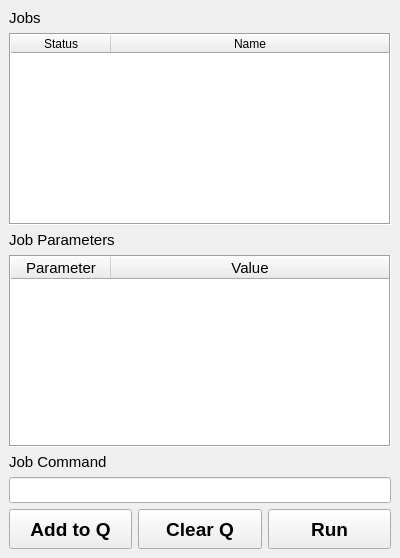
  <widget class="QDockWidget" name="dockWidget">
   <property name="minimumSize">
    <size>
     <width>400</width>
     <height>346</height>
    </size>
   </property>
   <property name="maximumSize">
    <size>
     <width>400</width>
     <height>524287</height>
    </size>
   </property>
   <property name="features">
    <set>QDockWidget::DockWidgetFloatable|QDockWidget::DockWidgetVerticalTitleBar</set>
   </property>
   <property name="allowedAreas">
    <set>Qt::RightDockWidgetArea</set>
   </property>
   <property name="windowTitle">
    <string>Mapping Queue</string>
   </property>
   <attribute name="dockWidgetArea">
    <number>2</number>
   </attribute>
   <widget class="QWidget" name="dockWidgetContents">
    <layout class="QVBoxLayout" name="verticalLayout_2">
     <item>
      <widget class="QLabel" name="label_12">
       <property name="font">
        <font>
         <pointsize>11</pointsize>
        </font>
       </property>
       <property name="text">
        <string>Jobs</string>
       </property>
      </widget>
     </item>
     <item>
      <widget class="QTableWidget" name="jobs_table">
       <property name="frameShape">
        <enum>QFrame::Box</enum>
       </property>
       <property name="editTriggers">
        <set>QAbstractItemView::NoEditTriggers</set>
       </property>
       <property name="alternatingRowColors">
        <bool>true</bool>
       </property>
       <property name="selectionMode">
        <enum>QAbstractItemView::SingleSelection</enum>
       </property>
       <property name="selectionBehavior">
        <enum>QAbstractItemView::SelectRows</enum>
       </property>
       <property name="iconSize">
        <size>
         <width>48</width>
         <height>48</height>
        </size>
       </property>
       <property name="rowCount">
        <number>0</number>
       </property>
       <property name="columnCount">
        <number>2</number>
       </property>
       <attribute name="horizontalHeaderVisible">
        <bool>true</bool>
       </attribute>
       <attribute name="horizontalHeaderShowSortIndicator" stdset="0">
        <bool>false</bool>
       </attribute>
       <attribute name="horizontalHeaderStretchLastSection">
        <bool>true</bool>
       </attribute>
       <attribute name="verticalHeaderVisible">
        <bool>false</bool>
       </attribute>
       <attribute name="verticalHeaderStretchLastSection">
        <bool>false</bool>
       </attribute>
       <column>
        <property name="text">
         <string>Status</string>
        </property>
       </column>
       <column>
        <property name="text">
         <string>Name</string>
        </property>
       </column>
      </widget>
     </item>
     <item>
      <widget class="QLabel" name="label_13">
       <property name="font">
        <font>
         <pointsize>11</pointsize>
        </font>
       </property>
       <property name="text">
        <string>Job Parameters</string>
       </property>
      </widget>
     </item>
     <item>
      <widget class="QTableWidget" name="parameter_table">
       <property name="font">
        <font>
         <pointsize>11</pointsize>
        </font>
       </property>
       <property name="frameShape">
        <enum>QFrame::Box</enum>
       </property>
       <property name="sizeAdjustPolicy">
        <enum>QAbstractScrollArea::AdjustIgnored</enum>
       </property>
       <property name="alternatingRowColors">
        <bool>true</bool>
       </property>
       <property name="selectionMode">
        <enum>QAbstractItemView::NoSelection</enum>
       </property>
       <property name="selectionBehavior">
        <enum>QAbstractItemView::SelectRows</enum>
       </property>
       <property name="cornerButtonEnabled">
        <bool>true</bool>
       </property>
       <property name="columnCount">
        <number>2</number>
       </property>
       <attribute name="horizontalHeaderStretchLastSection">
        <bool>true</bool>
       </attribute>
       <column>
        <property name="text">
         <string>Parameter</string>
        </property>
       </column>
       <column>
        <property name="text">
         <string>Value</string>
        </property>
       </column>
      </widget>
     </item>
     <item>
      <widget class="QLabel" name="label_14">
       <property name="font">
        <font>
         <pointsize>11</pointsize>
        </font>
       </property>
       <property name="text">
        <string>Job Command</string>
       </property>
      </widget>
     </item>
     <item>
      <widget class="QLineEdit" name="command_line">
       <property name="font">
        <font>
         <pointsize>11</pointsize>
        </font>
       </property>
       <property name="readOnly">
        <bool>true</bool>
       </property>
      </widget>
     </item>
     <item>
      <layout class="QHBoxLayout" name="horizontalLayout_6">
       <item>
        <widget class="QPushButton" name="add_to_queue_button">
         <property name="minimumSize">
          <size>
           <width>0</width>
           <height>40</height>
          </size>
         </property>
         <property name="maximumSize">
          <size>
           <width>150</width>
           <height>40</height>
          </size>
         </property>
         <property name="font">
          <font>
           <pointsize>14</pointsize>
           <weight>75</weight>
           <bold>true</bold>
          </font>
         </property>
         <property name="text">
          <string>Add to Q</string>
         </property>
         <property name="flat">
          <bool>false</bool>
         </property>
        </widget>
       </item>
       <item>
        <widget class="QPushButton" name="clear_queue_button">
         <property name="minimumSize">
          <size>
           <width>0</width>
           <height>40</height>
          </size>
         </property>
         <property name="maximumSize">
          <size>
           <width>150</width>
           <height>40</height>
          </size>
         </property>
         <property name="font">
          <font>
           <pointsize>14</pointsize>
           <weight>75</weight>
           <bold>true</bold>
          </font>
         </property>
         <property name="text">
          <string>Clear Q</string>
         </property>
         <property name="flat">
          <bool>false</bool>
         </property>
        </widget>
       </item>
       <item>
        <widget class="QPushButton" name="run_button">
         <property name="minimumSize">
          <size>
           <width>100</width>
           <height>40</height>
          </size>
         </property>
         <property name="maximumSize">
          <size>
           <width>150</width>
           <height>40</height>
          </size>
         </property>
         <property name="font">
          <font>
           <pointsize>14</pointsize>
           <weight>75</weight>
           <bold>true</bold>
          </font>
         </property>
         <property name="text">
          <string>Run</string>
         </property>
        </widget>
       </item>
      </layout>
     </item>
    </layout>
   </widget>
  </widget>
